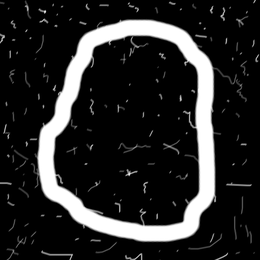
%> input picture ece565/project2/circular_stroke.tif, 260 x 260 px, shrunk from 570 x 570 before the run
$ octave test3_draft.m   (GNU Octave 9; MATLAB toolbox functions it lacks are replaced by stand-ins)
%> lines starting %> are read from the running program, lines starting %| are printed output that depends on the picture; in (x1, y1, x2, y2) boxes, pixels count from 0 and x2, y2 are one past the last pixel; in counts of white or black regions, pixels touching at a corner belong together; the program's own positions count from 1
github_img_host = 'https://github.com/yuanoook/thruple/raw/master/ece565/project2/';

circular_stroke = imread([github_img_host 'circular_stroke.tif']);
%> circular_stroke is the input picture: size 260x260 uint8; min 0, max 255, mean 40.6

[height, width] = size(circular_stroke);
%> height = 260; width = 260
imshow(circular_stroke);

circular_stroke_smooth = smoothimage(circular_stroke, 9);
%> in smoothimage, `f_pad = padarray(f, [m_half n_half], "symmetric");`:
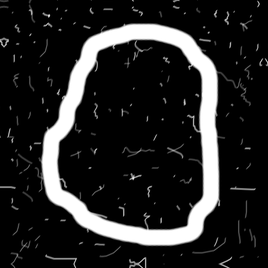
%> f_pad: size 268x268 uint8; min 0, max 255, mean 38.5
%> after the loop in smoothimage, `for row=1:height`:
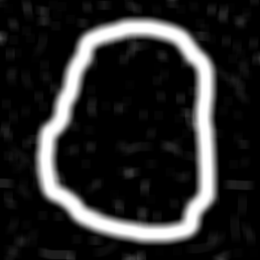
%> g: size 260x260 double; min 0, max 255, mean 40.3
imshow(circular_stroke_smooth, []);

circular_stroke_smooth_otsu = otsu_global_thresholding(circular_stroke_smooth);
%> the loop in hist_normalized, `for intensity_value=0:255` made 256 passes
%> intensity_occurrences on passes 1 to 3: 27616, 2384, 2097
%> after the loop in hist_normalized, `for intensity_value=0:255`: p = 256 values, max 0.409 at index 1, min 0.000385 at index 148, mean 0.00391
%> after the loop in cumulative_sums_of_hist_normalized, `for intensity_value=0:255`: p1 = 256 values from 0.409 to 1
%> the loop in cumulative_means, `for intensity_value=0:255;` made 256 passes
%> current_accum on passes 1 to 3: 0, 0.0353, 0.062
%> after the loop in cumulative_means, `for intensity_value=0:255;`: m = 256 values from 0 to 40.32
%> in otsu_threshold, `mg = m(256)`: mg = 40.32
%> the loop in between_class_variance, `for intensity_value=0:255` made 256 passes
%> (a, b) on passes 1 to 3: (16.47, 0.242), (17.86, 0.247), (19.05, 0.249)
%> after the loop in between_class_variance, `for intensity_value=0:255`: bcv = 256 values, max 5386.5 at index 111, min 1.02e-12 at index 256, mean 4564.1
%> in k_of_bcv_max, `[rows, ~] = find(bcv == max(bcv))`: rows = 111
%> in k_of_bcv_max, `k = mean(rows) - 1`: k = 110
%> the loop in global_variance, `for intensity_value=0:255` made 256 passes
%> (variance, gv) on passes 1 to 3: (-40.32, 664.2), (-39.32, 718.7), (-38.32, 764.3)
%> after the loop in global_variance, `for intensity_value=0:255`: gv = 5995.6
%> in otsu_threshold, `spb = bcv(k+1) / gv`: spb = 0.898
%> in otsu_global_thresholding, `[k, spb] = otsu_threshold(img)`: k = 110; spb = 0.898
%> in global_thresholding, `y(img > threshold) = 1;`:
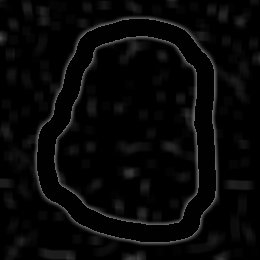
%> y: size 260x260 double; 15.55% of pixels changed, all inside (x1, y1, x2, y2) = (37, 19, 216, 242)
%> in global_thresholding, `y(img <= threshold) = 0;`:
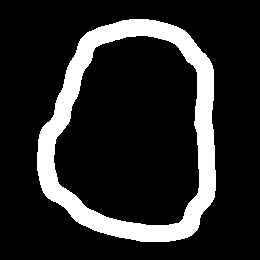
%> y: size 260x260 double; values 0 (black) and 1 (white), 15.5% white; 1 white region, box (x1, y1, x2, y2) and area: (37, 19, 216, 242) 10510
imshow(circular_stroke_smooth_otsu, []);

% Get outer boundaries
B = bwboundaries(circular_stroke_smooth_otsu, 'noholes');
%> B = 1 boundary; box (x1, y1, x2, y2) and points: (37, 19, 216, 242) 616
outerb = cell2mat(B(1));
%> outerb = 616 rows, first 12: [153 38; 152 39; 151 39; 150 39; 149 39; 148 39; 147 39; 146 39; 145 39; 144 39; 143 39; 142 39]
outerb_img = bound2im(outerb, height, width);
%> in bound2im, `b = round(b);`: b has the same summary as outerb outside bound2im
%> in bound2im, `linearIndex = sub2ind([M, N], b(:,1), b(:,2));`: linearIndex = 616 values, max 56091 at index 380, min 9773 at index 1, mean 34897.6
%> in bound2im, `image(linearIndex) = 1;`:
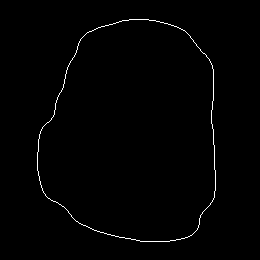
%> image: size 260x260 logical; 0.91% white in thin lines or dots, all inside (x1, y1, x2, y2) = (37, 19, 216, 242)
imshow(outerb_img, []);

[s, sUnit] = bsubsamp(outerb, 50)
%> in bsubsamp, `[np, nc] = size(b);`: np = 616; nc = 2
%> in bsubsamp, `xmax = max(b(:, 1));`: xmax = 242
%> in bsubsamp, `ymax = max(b(:, 2));`: ymax = 216
%> in bsubsamp, `GLx = ceil((xmax + gridsep)/(gridsep + 1));`: GLx = 6
%> in bsubsamp, `I = 1:GLx;`: I = [1 2 3 4 5 6]
%> in bsubsamp, `V = [C(1:end) ; R(1:end)]';`: V = 36 rows, first 12: [1 1; 1 52; 1 103; 1 154; 1 205; 1 256; 52 1; 52 52; 52 103; 52 154; 52 205; 52 256]
%> in bsubsamp, `p = np;`: p = 616
%> in bsubsamp, `q = size(V, 1);`: q = 36
%> in bsubsamp, `D = sqrt(sum(abs(repmat(permute(b, [1 3 2]), [1 q 1]) - repmat(permute..`:
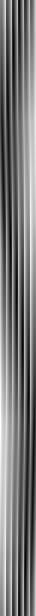
%> D: size 616x36 double; min 2, max 302.8, mean 145.2; drawn with min black and max white
%> the loop in bsubsamp, `for I = 1:np` made 616 passes
%> idx on passes 1 to 3: 20, 20, 20
%> after the loop in bsubsamp, `for I = 1:np`: new_b = 616 rows, first 12: [154 52; 154 52; 154 52; 154 52; 154 52; 154 52; 154 52; 154 52; 154 52; 154 52; 154 52; 154 52]
%> in bsubsamp, `[s, m] = unique(new_b, 'rows');`: s = 16 rows, first 12: [1 103; 1 154; 52 52; 52 103; 52 154; 52 205; 103 52; 103 205; 154 52; 154 205; 205 52; 205 103]; m = [140; 163; 78; 105; 209; 214; 26; 267; 1; 318; 540; 523; 369; 489; 438; 420]
%> in bsubsamp, `s = [s, m];`: s = 16 rows, first 12: [1 103 140; 1 154 163; 52 52 78; 52 103 105; 52 154 209; 52 205 214; 103 52 26; 103 205 267; 154 52 1; 154 205 318; 205 52 540; 205 103 523]
%> in bsubsamp, `s = fliplr(s);`: s = 16 rows, first 12: [140 103 1; 163 154 1; 78 52 52; 105 103 52; 209 154 52; 214 205 52; 26 52 103; 267 205 103; 1 52 154; 318 205 154; 540 52 205; 523 103 205]
%> in bsubsamp, `s = sortrows(s);`: s = 16 rows, first 12: [1 52 154; 26 52 103; 78 52 52; 105 103 52; 140 103 1; 163 154 1; 209 154 52; 214 205 52; 267 205 103; 318 205 154; 369 205 205; 420 205 256]
%> in bsubsamp, `s = fliplr(s);`: s = 16 rows, first 12: [154 52 1; 103 52 26; 52 52 78; 52 103 105; 1 103 140; 1 154 163; 52 154 209; 52 205 214; 103 205 267; 154 205 318; 205 205 369; 256 205 420]
%> in bsubsamp, `s = s(:, 1:2);`: s = 16 rows, first 12: [154 52; 103 52; 52 52; 52 103; 1 103; 1 154; 52 154; 52 205; 103 205; 154 205; 205 205; 256 205]
%> in bsubsamp, `sUnit = round(s./gridsep) + 1;`: sUnit = 16 rows, first 12: [4 2; 3 2; 2 2; 2 3; 1 3; 1 4; 2 4; 2 5; 3 5; 4 5; 5 5; 6 5]

outerb_polygon = connectpoly(s(:, 1), s(:, 2));
%> in connectpoly, `v = [x(:), y(:)];`: v has the same summary as s in bsubsamp
%> in connectpoly, `segments = cell(1, length(v) - 1);`: segments = 16 items
%> the loop in connectpoly, `for I = 2:length(v)` made 16 passes
%> (dx in intline, dy in intline, flip in intline, x1 in intline, x2 in intline, y1 in intline, y2 in intline) on passes 1, 2, 4, 12, 13, 14, 15, 16: (51, 0, 1, 103, 154, 52, 52), (51, 0, 1, 52, 103, 52, 52), (51, 0, 1, 1, 52, 103, 103), (0, 51, 1, 256, 256, 154, 205), (0, 51, 1, 256, 256, 103, 154), (51, 0, 1, 205, 256, 103, 103), (0, 51, 1, 205, 205, 52, 103), (51, 0, 1, 154, 205, 52, 52)
%> (dx in intline, dy in intline, flip in intline) on passes 3, 5, 6, 7, 8, 9: (0, 51, 0), (0, 51, 0), (51, 0, 0), (0, 51, 0), (51, 0, 0), (51, 0, 0)
%> in connectpoly, `c = cat(1, segments{:});`: c = 832 rows, first 12: [154 52; 153 52; 152 52; 151 52; 150 52; 149 52; 148 52; 147 52; 146 52; 145 52; 144 52; 143 52]
%> outerb_polygon has the same summary as c in connectpoly
outerb_polygon_img = bound2im(outerb_polygon, height, width);
%> call 2 of bound2im, with M = 260, N = 260
%> in bound2im (call 2), `b = round(b);`: b has the same summary as c in connectpoly
%> in bound2im (call 2), `linearIndex = sub2ind([M, N], b(:,1), b(:,2));`: linearIndex = 832 values, max 53296 at index 572, min 13312 at index 104, mean 34110.4
%> in bound2im (call 2), `image(linearIndex) = 1;`:
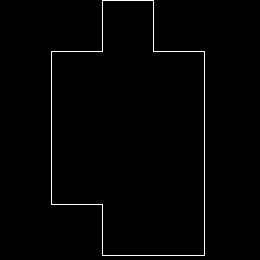
%> image: size 260x260 logical; 1.2% white in thin lines or dots, all inside (x1, y1, x2, y2) = (51, 0, 205, 256)
imshow(outerb_polygon_img, []);

fchc8 = fchcode(sUnit, 8)
%> in get_chain_code, `len = length(b);`: len = 16
%> the loop in get_chain_code, `for row = 1:len` made 16 passes
%> after the loop in get_chain_code, `for row = 1:len`: c = [2; 2; 2; 0; 2; 0; 6; 0; 6; 6; 6; 6; 4; 4; 2; 4]
%> the loop in get_chain_code_diff, `for k=1:len` made 16 passes
%> the loop in get_min_chain_code_start_row, `for k=1:candidate_rows_len` made 3 passes
mat2str(fchc8.fcc')
%> ans = '[2 2 2 0 2 0 6 0 6 6 6 6 4 4 2 4]'
% '[2 2 2 2 0 2 2 0 2 0 0 0 0 6 0 6 6 6 6 6 6 6 6 4 4 4 4 4 4 2 4 2]'
mat2str(fchc8.diff')
%> ans = '[6 0 0 6 2 6 6 2 6 0 0 0 6 0 6 2]'
% '[0 0 0 0 6 2 0 6 2 6 0 0 0 6 2 6 0 0 0 0 0 0 0 6 0 0 0 0 0 6 2 6]'
mat2str(fchc8.mm')
%> ans = '[0 2 0 6 0 6 6 6 6 4 4 2 4 2 2 2]'
% '[0 0 0 0 6 0 6 6 6 6 6 6 6 6 4 4 4 4 4 4 2 4 2 2 2 2 2 0 2 2 0 2]'
mat2str(fchc8.diffmm')
%> ans = '[6 2 6 6 2 6 0 0 0 6 0 6 2 6 0 0]'
% '[6 0 0 0 6 2 6 0 0 0 0 0 0 0 6 0 0 0 0 0 6 2 6 0 0 0 0 6 2 0 6 2]'
mat2str(fchc8.x0y0)
%> ans = '[2 3]'
% '[2 6]'

fchc4 = fchcode(sUnit, 4)
%> the loop in get_chain_code (call 2), `for row = 1:len` made 16 passes
%> the loop in get_chain_code_diff (call 2), `for k=1:len` made 16 passes
%> the loop in get_min_chain_code_start_row (call 2), `for k=1:candidate_rows_len` made 3 passes
mat2str(fchc4.fcc')
%> ans = '[1 1 1 0 1 0 3 0 3 3 3 3 2 2 1 2]'
% '[1 1 1 1 0 1 1 0 1 0 0 0 0 3 0 3 3 3 3 3 3 3 3 2 2 2 2 2 2 1 2 1]'
mat2str(fchc4.diff')
%> ans = '[3 0 0 3 1 3 3 1 3 0 0 0 3 0 3 1]'
% '[0 0 0 0 3 1 0 3 1 3 0 0 0 3 1 3 0 0 0 0 0 0 0 3 0 0 0 0 0 3 1 3]'
mat2str(fchc4.mm')
%> ans = '[0 1 0 3 0 3 3 3 3 2 2 1 2 1 1 1]'
% '[0 0 0 0 3 0 3 3 3 3 3 3 3 3 2 2 2 2 2 2 1 2 1 1 1 1 1 0 1 1 0 1]'
mat2str(fchc4.diffmm')
%> ans = '[3 1 3 3 1 3 0 0 0 3 0 3 1 3 0 0]'
% '[3 0 0 0 3 1 3 0 0 0 0 0 0 0 3 0 0 0 0 0 3 1 3 0 0 0 0 3 1 0 3 1]'
mat2str(fchc4.x0y0)
%> ans = '[2 3]'
% '[2 6]'


%{
  Function: smoothimage
  Author: Huiming Yuan
  Date: 20th-July-2020
%}

function g = smoothimage(f, m, n)
  arguments
    f (:,:) double
    m (1,1) double {mustBeOdd} = 3
    n (1,1) double {mustBeOdd} = m
  end

  [height, width] = size(f);
  m_half = floor(m / 2);
  n_half = floor(n / 2);
  f_pad = padarray(f, [m_half n_half], "symmetric");

  g = zeros(height, width);
  for row=1:height
    for col=1:width
      g(row, col) = floor(mean2(f_pad(row:row+m-1, col:col+n-1)));
    end
  end
end

function mustBeOdd(x)
  if ~rem(x,2)
      error('Second,third inputs must be odd')
  end
end


%{
  Function: fchcode
  Author: Huiming Yuan
  Date: 25th-July-2020
%}

function c = fchcode(b, CONN)
  c = struct();
  % c.fcc = chain code (1 × 𝑛𝑝 where 𝑛𝑝 is the number of boundary pixels)
  c.fcc = get_chain_code(b, CONN);
  % c.diff = First difference of code c.fcc (1 × 𝑛𝑝)
  c.diff = get_chain_code_diff(c.fcc, CONN);
  % c.mm = Integer of minimum magnitude from c.fcc (1 × 𝑛𝑝)
  start_row = get_min_chain_code_start_row(c.fcc);
  % c.diffmm = First difference of code c.mm (1 × 𝑛𝑝)
  c.mm = [c.fcc(start_row:end); c.fcc(1:start_row - 1)];
  % c.x0y0 = Coordinates where the code starts (1 × 2)
  c.diffmm = [c.diff(start_row:end); c.diff(1:start_row-1)];
  c.x0y0 = b(start_row, :);
end

function d = get_chain_code_diff(c, CONN)
  len = length(c);
  d = zeros(len, 1);
  for k=1:len
    if (k == 1)
      d(k) = get_single_chain_code_diff(c(k), c(end), CONN);
    else
      d(k) = get_single_chain_code_diff(c(k), c(k-1), CONN);
    end
  end
end

function d = get_single_chain_code_diff(current_code, previous_code, CONN)
  d = current_code - previous_code;
  if (d < 0)
    d = d + CONN;
  end
end

function start_row = get_min_chain_code_start_row(c)
  c_min = min(c);
  len = length(c);
  [candidate_rows ~] = find(c == c_min);
  candidate_rows_len = length(candidate_rows);
  if (candidate_rows_len == length(c))
    start_row = 1;
    return
  end

  candidate_chains_len = zeros(candidate_rows_len, 1);
  next_row = 1;
  for k=1:candidate_rows_len
    row = candidate_rows(k);
    if (row < next_row)
      break;
    end
    chain_len = get_length_of_same_follow_chain_code(row, c, c_min);
    candidate_chains_len(k) = chain_len;
    next_row = get_next_row_in_loop(row, c, chain_len);
  end
  best_candidate_row_k = find(candidate_chains_len == max(candidate_chains_len), 1, 'first');
  start_row = candidate_rows(best_candidate_row_k);
end

function l = get_length_of_same_follow_chain_code(row, c, c_min)
  if (c(row) == c_min)
    next_row = get_next_row_in_loop(row, c, 1);
    l = 1 + get_length_of_same_follow_chain_code(next_row, c, c_min);
  else
    l = 1;
  end
end

function r = get_next_row_in_loop(row, c, step)
  if (row == length(c))
    r = step;
  else
    r = row + step;
  end
end

function c = get_chain_code(b, CONN)
  len = length(b);
  c = zeros(len, 1);
  for row = 1:len
    if (row == 1)
      c(row) = get_one_chain_code(b(end, :), b(row, :), CONN);
    else
      c(row) = get_one_chain_code(b(row - 1, :), b(row, :), CONN);
    end
  end
end

function c = get_one_chain_code(previous_point, current_point, CONN)
  vector = current_point - previous_point;
  row_diff = vector(1, 1);
  col_diff = vector(1, 2);
  codes = [
    0 1 0;
    2 0 0;
    0 3 0
  ];
  if (CONN == 8)
    codes = [
      3 2 1;
      4 0 0;
      5 6 7
    ];
  end
  c = codes(row_diff + 2, col_diff + 2);
end


function image = bound2im(b, M, N)
  % BOUND2IM Converts a boundary to an image.
  % IMAGE = BOUND2IM(b) converts b, an np-by-2 array containing the
  % integer coordinates of a boundary, into a binary image with 1s
  % in the locations of the coordinates in b and 0s elsewhere. The
  % height and width of the image are equal to the Mmin + H and Nmin
  % + W, where Mmin = min(b(:,1)) - 1, N = min(b(:,2)) - 1, and H
  % and W are the height and width of the boundary. In other words,
  % the image created is the smallest image that will encompass the
  % boundary while maintaining its original coordinate values.
  %
  % IMAGE = BOUND2IM(b, M, N) places the boundary in a region of
  % size M-by-N. M and N must satisfy the following conditions:
  %
  % M >= max(b(:,1)) - min(b(:,1)) + 1
  % N >= max(b(:,2)) - min(b(:,2)) + 1
  %
  % Typically, M = size(f, 1) and N = size(f, 2), where f is the
  % image from which the boundary was extracted. In this way, the
  % coordinates of IMAGE and f are registered with respect to each
  % other.
  % Check input.
  if size(b,2) ~= 2
   error('The boundary must be of size np-by-2')
  end
  % Make sure the coordinates are integers.
  b = round(b);
  % Defaults.
  if nargin == 1
   Mmin = min(b(:,1)) - 1;
   Nmin = min(b(:,2)) - 1;
   H = max(b(:,1)) - min(b(:,1)) + 1; % Height of boundary.
   W = max(b(:,2)) - min(b(:,2)) + 1; % Width of boundary.
   M = H + Mmin;
   N = W + Nmin;
  end
  % Create the image.
  image = false(M,N);
  linearIndex = sub2ind([M, N], b(:,1), b(:,2));
  image(linearIndex) = 1;
end

function [s, sUnit] = bsubsamp(b, gridsep)
  %BSUBSAMP Subsample a boundary.
  % [S, SUNIT] = BSUBSAMP(B, GRIDSEP) subsamples the boundary B by
  % assigning each of its points to the grid node to which it is
  % closest. The grid is specified by GRIDSEP, which is the
  % separation in pixels between the grid lines. For example, if
  % GRIDSEP = 2, there are two pixels in between grid lines. So, for
  % instance, the grid points in the first row would be at (1,1),
  % (1,4), (1,6), ..., and similarly in the y direction. The value
  % of GRIDSEP must be an even integer. The boundary is specified by
  % a set of coordinates in the form of an np-by-2 array. It is
  % assumed that the boundary is one pixel thick.
  %
  % Output S is the subsampled boundary. Output SUNIT is normalized so
  % that the grid separation is unity. This is useful for obtaining
  % the Freeman chain code of the subsampled boundary. The outputs are
  % in the same order (clockwise or counterclockwise) as the input.
  % There are no duplicate points in the output.
  % Check input.
  [np, nc] = size(b);
  if np < nc
   error('B must be of size np-by-2.');
  end
  if isinteger(gridsep)
   error('GRIDSEP must be an integer.')
  end
  % Find the maximum span of the boundary.
  xmax = max(b(:, 1));
  ymax = max(b(:, 2));
  % Determine the integral number of grid lines with gridsep points in
  % between them that encompass the intervals [1,xmax], [1,ymax].
  GLx = ceil((xmax + gridsep)/(gridsep + 1));
  GLy = ceil((ymax + gridsep)/(gridsep + 1));
  % Form vectors of x and y grid locations.
  I = 1:GLx;
  J = 1:GLy;
  % Vector of grid line locations intersecting x-axis.
  X(I) = gridsep*I + (I - gridsep);
  % Vector of grid line locations intersecting y-axis.
  Y(J) = gridsep*J + (J - gridsep);
  [C, R] = meshgrid(Y, X);
  % Vector of grid all coordinates, arranged as Numbergridpoints-by-2
  % array to match the horizontal dimensions of b. This allows
  % computation of distances to be vectorized and this be much more
  % efficient.
  V = [C(1:end) ; R(1:end)]';
  % Compute the distance between every element of b and every element
  % of the grid.
  p = np;
  q = size(V, 1);
  D = sqrt(sum(abs(repmat(permute(b, [1 3 2]), [1 q 1])...
   - repmat(permute(V, [3 1 2]), [p 1 1])).^2, 3));
  % D(i, j) is the distance between the ith row of b and the jth
  % row of V. Find the min between each element of b and V.
  new_b = zeros(np, 2); % Preallocate memory.
  for I = 1:np
   idx = find(D(I,:) == min(D(I,:)), 1); % One min in row I of D.
   new_b(I,:) = V(idx, :);
  end
  % Eliminate duplicates and keep same order as input
  [s, m] = unique(new_b, 'rows');
  s = [s, m];
  s = fliplr(s);
  s = sortrows(s);
  s = fliplr(s);
  s = s(:, 1:2);
  % Scale to unit grid so that can use directly to obtain Freeman
  % chain codes. The shape does not change.
  sUnit = round(s./gridsep) + 1;
end

function c = connectpoly(x, y)
  % CONNECTPOLY Connects vertices of a polygon.
  % C = CONNECTPOLY(X, Y) connects the points with coordinates given
  % in X and Y with straight lines. These points are assumed to be a
  % sequence of polygon vertices organized in the clockwise or
  % counterclockwise direction. The output, C, is the set of points
  % along the boundary of the polygon in the form of an nr-by-2
  % coordinate sequence in the same direction as the input. The last
  % point in the sequence is equal to the first.
  v = [x(:), y(:)];
  % Close the polygon.
  if ~isequal(v(end,:), v(1,:))
   v(end + 1, :) = v(1, :);
  end
  % Connect vertices.
  segments = cell(1, length(v) - 1);
  for I = 2:length(v)
   [x, y] = intline(v(I - 1, 1), v(I, 1), v(I - 1, 2), v(I, 2));
   segments{I - 1} = [x, y];
  end
  c = cat(1, segments{:});
end

function [x, y] = intline(x1, x2, y1, y2)
  %INTLINE Integer-coordinate line drawing algorithm.
  % [X, Y] = INTLINE(X1, X2, Y1, Y2) computes an
  % approximation to the line segment joining (X1, Y1) and
  % (X2, Y2) with integer coordinates. X1, X2, Y1, and Y2
  % should be integers. INTLINE is reversible; that is,
  % INTLINE(X1, X2, Y1, Y2) produces the same results as
  % FLIPUD(INTLINE(X2, X1, Y2, Y1)).
  dx = abs(x2 - x1);
  dy = abs(y2 - y1);
  % Check for degenerate case.
  if ((dx == 0) & (dy == 0))
   x = x1;
   y = y1;
   return;
  end
  flip = 0;
  if (dx >= dy)
   if (x1 > x2)
   % Always "draw" from left to right.
   t = x1; x1 = x2; x2 = t;
   t = y1; y1 = y2; y2 = t;
   flip = 1;
   end
   m = (y2 - y1)/(x2 - x1);
   x = (x1:x2).';
   y = round(y1 + m*(x - x1));
  else
   if (y1 > y2)
   % Always "draw" from bottom to top.
   t = x1; x1 = x2; x2 = t;
   t = y1; y1 = y2; y2 = t;
   flip = 1;
   end
   m = (x2 - x1)/(y2 - y1);
   y = (y1:y2).';
   x = round(x1 + m*(y - y1));
  end

  if (flip)
   x = flipud(x);
   y = flipud(y);
  end
end


%{
  Function: otsu_global_thresholding
  Author: Huiming Yuan
  Date: 20th-July-2020
%}

function y = otsu_global_thresholding(img)
  [k, spb] = otsu_threshold(img)
  y = global_thresholding(img, k);
end

% Otsu's algorithm may be summarized as follows:
function [k, spb] = otsu_threshold(img)
  % step 1: Compute the normalized histogram of the input image. P(i), i = 0,1,2,...L-1
  p = hist_normalized(img);

  % step 2: Compute the cumulative sums P1(k), k = 0,1,2,...L-1
  p1 = cumulative_sums_of_hist_normalized(p);

  % step 3: Compute the cumulative means, m(k), k = 0,1,2,...L-1
  m = cumulative_means(p);

  % step 4: Compute the global mean, mg, mg = m(k), k = L-1
  mg = m(256)

  % step 5: Compute the between-class variance term, bcv(k), k = 0,1,2,...L-1
  bcv = between_class_variance(mg, p1, m);

  % step 6: Obtain the Otsu threshold, k*, as the value of k for which bcv(k) is maximum
  %         if the maximum is not unique, obtain k* by averaging the values of k

  k = k_of_bcv_max(bcv)

  % step 7: Compute the global variance bcvg, bcvg = bcv(k), k = L-1,
  %         and then obtain the separability measure, spb = bcv(k*) / bcvg
  gv = global_variance(mg, p)
  spb = bcv(k+1) / gv
end

function gv = global_variance(mg, p)
  gv = 0
  for intensity_value=0:255
    k = intensity_value + 1;
    variance = intensity_value - mg;
    gv = gv + variance * variance * p(k);
  end
end

function k = k_of_bcv_max(bcv)
  [rows, ~] = find(bcv == max(bcv))
  k = mean(rows) - 1
end

function bcv = between_class_variance(mg, p1, m)
  bcv = zeros(256, 1);
  for intensity_value=0:255
    k = intensity_value + 1;
    a = mg * p1(k) - m(k);
    b = p1(k) * (1 - p1(k));
    bcv(k) = a * a / b;
  end
end

function m = cumulative_means(p)
  m = zeros(256, 1);
  for intensity_value=0:255;
    k = intensity_value + 1;
    current_accum = p(k) * intensity_value;
    if (k == 1)
      m(k) = current_accum;
    else
      m(k) = m(k - 1) + current_accum;
    end
  end
end

function p1 = cumulative_sums_of_hist_normalized(p)
  p1 = zeros(256, 1);
  for intensity_value=0:255
    k = intensity_value + 1;
    if (k == 1)
      p1(k) = p(k);
    else
      p1(k) = p1(k - 1) + p(k);
    end
  end
end

function p = hist_normalized(img)
  [height width] = size(img);
  pixel_count = height * width;
  p = zeros(256, 1);
  for intensity_value=0:255
    k = intensity_value + 1;
    [intensity_occurrences ~] = size(img(img==intensity_value));
    p(k) = intensity_occurrences / pixel_count;
  end
end

function y = global_thresholding(img, threshold)
  y = img;
  y(img > threshold) = 1;
  y(img <= threshold) = 0;
end
